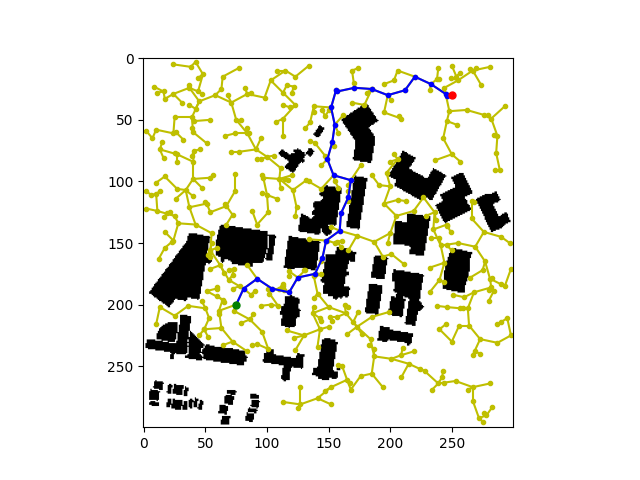

Write Python code to recreate this figure.
# Standard Algorithm Implementation
# Sampling-based Algorithms RRT and RRT*

import matplotlib.pyplot as plt
import numpy as np
from scipy import spatial


# Class for each tree node
class Node:
    def __init__(self, row, col):
        self.row = row        # coordinate
        self.col = col        # coordinate
        self.parent = None    # parent node / edge
        self.cost = 0.0       # cost to parent / edge weight


# Class for RRT
class RRT:
    # Constructor
    def __init__(self, map_array, start, goal):
        self.map_array = map_array            # map array, 1->free, 0->obstacle
        self.size_row = map_array.shape[0]    # map size
        self.size_col = map_array.shape[1]    # map size

        self.start = Node(start[0], start[1]) # start node
        self.goal = Node(goal[0], goal[1])    # goal node
        self.vertices = []                    # list of nodes
        self.found = False                    # found flag
        

    def init_map(self):
        '''Intialize the map before each search
        '''
        self.found = False
        self.vertices = []
        self.vertices.append(self.start)

    
    def dis(self, node1, node2):
        '''Calculate the euclidean distance between two nodes
        arguments:
            node1 - node 1
            node2 - node 2

        return:
            euclidean distance between two nodes
        '''
        return np.sqrt((node1.row-node2.row)**2 + (node1.col-node2.col)**2)

    
    def check_collision(self, node1, node2):
        '''Check if the path between two nodes collide with obstacles
        arguments:
            node1 - node 1
            node2 - node 2

        return:
            True if there are obstacles
            False if the new node is valid to be connected
        '''
        # Check obstacle between nodes
        # get all the points in between
        points_between = zip(np.linspace(node1.row, node2.row, dtype=int), 
                             np.linspace(node1.col, node2.col, dtype=int))
        # check if any of these are obstacles
        for point in points_between:
            if self.map_array[point[0]][point[1]] == 0:
                return True
        return False


    def get_new_point(self, goal_bias):
        '''Choose the goal or generate a random point
        arguments:
            goal_bias - the possibility of choosing the goal instead of a random point

        return:
            point - the new point
        '''
        # select goal
        if np.random.random() < goal_bias:
            point = [self.goal.col, self.goal.row]
        # or generate a random point
        else:
            point = [np.random.randint(0, self.size_col-1), np.random.randint(0, self.size_row-1)]
        return point

    
    def get_nearest_node(self, point):
        '''Find the nearest node from the new point in self.vertices
        arguments:
            point - the new point

        return:
            the nearest node
        '''
        # Use kdtree to find the neighbors within neighbor size
        samples = [[v.row, v.col] for v in self.vertices]
        kdtree = spatial.cKDTree(samples)
        coord, ind = kdtree.query(point)
        return self.vertices[ind]


    def extend(self, extend_dis=10, goal_bias=0.05):
        '''Extend a new node to the current tree structure
        arguments:
            extend_dis - extension distance for each step
            goal_bias - the possibility of choosing the goal instead of a random point

        return:
            a new node if this node is valid and added, None if not.

        Generate a new point, extend towards the new point and check feasibility.
        Create and add a new node if feasible.
        '''
        # Generate a new points
        new_point = self.get_new_point(goal_bias)
        nearest_node = self.get_nearest_node(new_point)

        # Calculate new node location
        slope = np.arctan2(new_point[1]-nearest_node.col, new_point[0]-nearest_node.row)
        new_row = nearest_node.row + extend_dis*np.cos(slope)
        new_col = nearest_node.col + extend_dis*np.sin(slope)
        new_node = Node(int(new_row), int(new_col))

        # Check boundary and collision
        if (0 <= new_row < self.size_row) and (0 <= new_col < self.size_col) and \
           not self.check_collision(nearest_node, new_node):
            # If pass, add the new node
            new_node.parent = nearest_node
            new_node.cost = extend_dis
            self.vertices.append(new_node)

            # Check if goal is close
            if not self.found:
                d = self.dis(new_node, self.goal)
                if d < extend_dis:
                    self.goal.cost = d
                    self.goal.parent = new_node
                    self.vertices.append(self.goal)
                    self.found = True

            return new_node
        else:
            return None


    def get_neighbors(self, new_node, neighbor_size):
        '''Get the neighbors that is within the neighbor distance from the node
        arguments:
            new_node - a new node
            neighbor_size - the neighbor distance

        return:
            neighbors - a list of neighbors that are within the neighbor distance 
        '''
        # Use kdtree to find the neighbors within neighbor size
        samples = [[v.row, v.col] for v in self.vertices]
        kdtree = spatial.cKDTree(samples)
        ind = kdtree.query_ball_point([new_node.row, new_node.col], neighbor_size)
        neighbors = [self.vertices[i] for i in ind]
        # Remove the new_node itself
        neighbors.remove(new_node)
        return neighbors


    def path_cost(self, start_node, end_node):
        '''Compute path cost starting from start node to end node
        arguments:
            start_node - path start node
            end_node - path end node

        return:
            cost - path cost
        '''
        cost = 0
        curr_node = end_node
        while start_node.row != curr_node.row or start_node.col != curr_node.col:
            # Keep tracing back until finding the start_node 
            # or no path exists
            parent = curr_node.parent
            if parent is None:
                print("Invalid Path")
                return 0
            cost += curr_node.cost
            curr_node = parent
        
        return cost


    def rewire(self, new_node, neighbors):
        '''Rewire the new node and all its neighbors
        arguments:
            new_node - the new node
            neighbors - a list of neighbors that are within the neighbor distance from the node

        Rewire the new node if connecting to a new neighbor node will give least cost.
        Rewire all the other neighbor nodes.
        '''
        # If no neighbors, skip
        if neighbors == []:
            return

        # Compute the distance from the new node to the neighbor nodes
        distances = [self.dis(new_node, node) for node in neighbors]

        # Rewire the new node
        # compute the least potential cost
        costs = [d + self.path_cost(self.start, neighbors[i]) for i, d in enumerate(distances)]
        indices = np.argsort(np.array(costs))
        # check collision and connect the best node to the new node
        for i in indices:
            if not self.check_collision(new_node, neighbors[i]):
                new_node.parent = neighbors[i]
                new_node.cost = distances[i]
                break

        # Rewire new_node's neighbors
        for i, node in enumerate(neighbors):
            # new cost
            new_cost = self.path_cost(self.start, new_node) + distances[i]
            # if new cost is lower
            # and there is no obstacles in between
            if self.path_cost(self.start, node) > new_cost and \
               not self.check_collision(node, new_node):
                node.parent = new_node
                node.cost = distances[i]

    
    def draw_map(self):
        '''Visualization of the result
        '''
        # Create empty map
        fig, ax = plt.subplots(1)
        img = 255 * np.dstack((self.map_array, self.map_array, self.map_array))
        ax.imshow(img)

        # Draw Trees or Sample points
        for node in self.vertices[1:-1]:
            plt.plot(node.col, node.row, markersize=3, marker='o', color='y')
            plt.plot([node.col, node.parent.col], [node.row, node.parent.row], color='y')
        
        # Draw Final Path if found
        if self.found:
            cur = self.goal
            while cur.col != self.start.col or cur.row != self.start.row:
                plt.plot([cur.col, cur.parent.col], [cur.row, cur.parent.row], color='b')
                cur = cur.parent
                plt.plot(cur.col, cur.row, markersize=3, marker='o', color='b')

        # Draw start and goal
        plt.plot(self.start.col, self.start.row, markersize=5, marker='o', color='g')
        plt.plot(self.goal.col, self.goal.row, markersize=5, marker='o', color='r')

        # show image
        plt.show()


    def RRT(self, n_pts=1000):
        '''RRT main search function
        arguments:
            n_pts - number of points try to sample, 
                    not the number of final sampled points

        In each step, extend a new node if possible, and check if reached the goal
        '''
        # Remove previous result
        self.init_map()
        # Start searching       
        for i in range(n_pts):
            # Extend a new node until all the points are sampled
            # or find the path
            new_node = self.extend(10, 0.05)
            if self.found:
                break

        # Output
        if self.found:
            steps = len(self.vertices) - 2
            length = self.path_cost(self.start, self.goal)
            print("It took %d nodes to find the current paths" %steps)
            print("The path length is %.2f" %length)
        if not self.found:
            print("No path found")
        
        # Draw result
        self.draw_map()


    def RRT_star(self, n_pts=1000, neighbor_size=20):
        '''RRT* search function
        arguments:
            n_pts - number of points try to sample, 
                    not the number of final sampled points
            neighbor_size - the neighbor distance
        
        In each step, extend a new node if possible, and rewire the node and its neighbors
        '''
        # Remove previous result
        self.init_map()
        # Start searching       
        for i in range(n_pts):
            # Extend a new node
            new_node = self.extend(10, 0.05)
            # Rewire
            if new_node is not None:
                neighbors = self.get_neighbors(new_node, neighbor_size)
                self.rewire(new_node, neighbors)

        # Output
        if self.found:
            steps = len(self.vertices) - 2
            length = self.path_cost(self.start, self.goal)
            print("It took %d nodes to find the current path" %steps)
            print("The path length is %.2f" %length)
        else:
            print("No path found")

        # Draw result
        self.draw_map()
